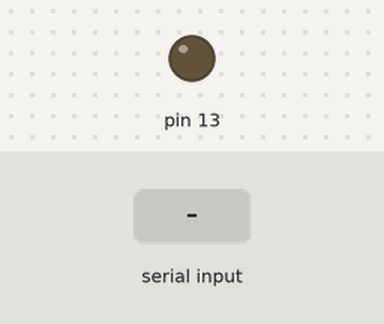
Bench run of a sketch on a simulated Arduino Uno, built with avr-gcc and run on an emulated ATmega328P. On the bench: output pins drawn as LEDs (lit = HIGH). Inputs (shaded band) come from the test bench.

Above: at 1.2 s.
1.3 s: "1" received over Serial
At 1.8 s:
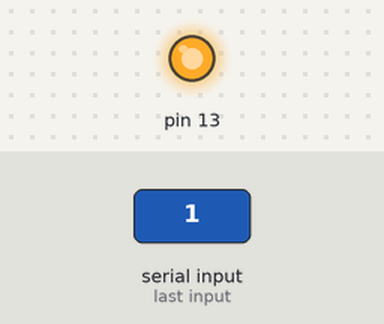
Timing chart, 0 to 4.3 s (numbered marks = the images above; inputs shaded):
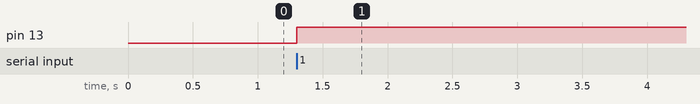

The sketch:

rx.ino
```cpp
#include <SoftwareSerial.h>
SoftwareSerial mySerial(10, 11); // RX, TX

uint16_t dataReceive;
uint8_t dataCheck;

void setup()
{
  // put your setup code here, to run once:
  dataCheck = 0;
  Serial.begin(9600);
  mySerial.begin(9600);
  pinMode(13, OUTPUT);
//  digitalWrite(13, HIGH);
}

void loop()
{
//  // put your main code here, to run repeatedly:
//  if (mySerial.available() > 0)
//  {
//    dataReceive = mySerial.read();
//    if (dataReceive == '1')
//    {
//      digitalWrite(13, HIGH);
//    }
//    else if (dataReceive == '0')
//    {
//      digitalWrite(13, LOW);
//    }
//    Serial.println(dataReceive);
//  }

  if (Serial.available() > 0)
  {
    digitalWrite(13, HIGH);
//    dataReceive = Serial.read();
//    if (dataReceive == '1')
//    {
//      digitalWrite(13, HIGH);
//    }
//    else if (dataReceive == '0')
//    {
//      digitalWrite(13, LOW);
//    }
  }

}
```

Measured:
- after the input at 1.3 s, pin 13: LOW → HIGH at once
